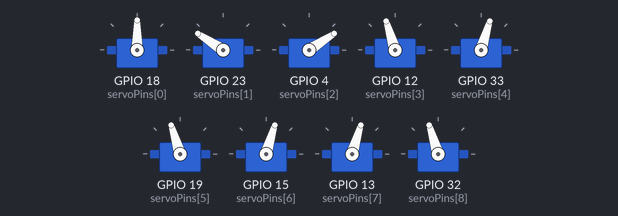
Bench run of a sketch on a simulated ESP32. Shown: 9 × servo. What the sketch prints to the serial monitor is not drawn.

Above: at 0.1 s.
Timing chart, 0 to 1.6 s (numbered marks = the images above):
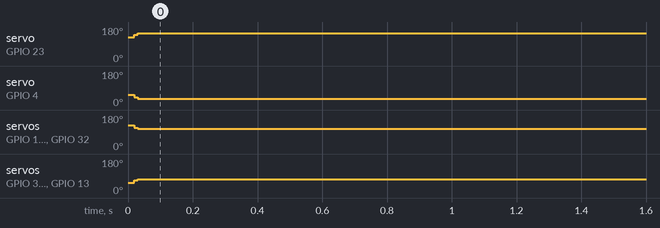

The sketch:

default.ino
```cpp
#include <ESP32Servo.h>
#include "config.h"
#include "motion.h"
#include "walk.h"
#include "turn.h"

void setup() {
  // put your setup code here, to run once:
  Serial.begin(9600);
  for (int i = 0; i < NUM_JOINTS; i++) {
    servos[i].setPeriodHertz(50);
    servos[i].attach(servoPins[i], MIN_MICROSECONDS, MAX_MICROSECONDS);
  }
  zero();
  stand();
}

void loop() {
  // put your main code here, to run repeatedly:
  // turnLeft();
  // stand();
  // walk();
  // stand();
}
```

motion.h
```cpp
int currentAngles[NUM_JOINTS] = {
  135,
  190, 80, 190, 80,
  190, 80, 80, 190
};

// Note: need to call writeMicroseconds(), rather than write(),
//       because ESP32Servo library assume angle is 0-180
void servoSetAngle(int servo_index, int angle) {
  int microseconds = map(angle, MIN_ANGLE, MAX_ANGLE, MIN_MICROSECONDS, MAX_MICROSECONDS); // map angle to microseconds
  servos[servo_index].writeMicroseconds(microseconds);
  currentAngles[servo_index] = angle;
}

const int zeroPositionAngles[NUM_JOINTS] = {
  135,
  190, 80, 190, 80,
  190, 80, 80, 190
};

void zero() {
  for (int i = 0; i < NUM_JOINTS; i++) {
    servoSetAngle(i, zeroPositionAngles[i]);
  }
}

/// Angles that make robot stand
const int standAngles[NUM_JOINTS] = {
  0,
  30, -30, -30, 30,
  -30, 30, 30, -30
};

void stand() {
  int maxDiffAngles = 0;
  for (int i = 0; i < NUM_JOINTS; i++) {
    maxDiffAngles = max(abs(zeroPositionAngles[i] + standAngles[i] - currentAngles[i]), maxDiffAngles);
  }

  for (int step = 0; step < maxDiffAngles; step++) {
    for (int i = 0; i < NUM_JOINTS; i++) {
      if (currentAngles[i] == zeroPositionAngles[i] + standAngles[i])
        continue;
      else if (currentAngles[i] < zeroPositionAngles[i] + standAngles[i])
        servoSetAngle(i, currentAngles[i] + 1);
      else
        servoSetAngle(i, currentAngles[i] - 1);
    }
    delay(1);
  }
  delay(500);
  Serial.println("stand");
}

const int rotationDirection[] = {
  1,
  1, -1, -1, 1, -1, 1, 1, -1
};
```

config.h
```cpp
// Petoi servo parameters
const int MIN_ANGLE = 0;
const int MAX_ANGLE = 270;
const int MIN_MICROSECONDS = 500;
const int MAX_MICROSECONDS = 2500;

const int NUM_JOINTS = 9;

const int servoPins[NUM_JOINTS] = {
  18,             // head
  23, 4, 12, 33,  // shoulders; left-front, right-front, right-back, left-back
  19, 15, 13, 32  // knee;
};

Servo servos[NUM_JOINTS];
```

Source omitted: turn.h (data table, 3745 bytes), walk.h (data table, 5071 bytes)
